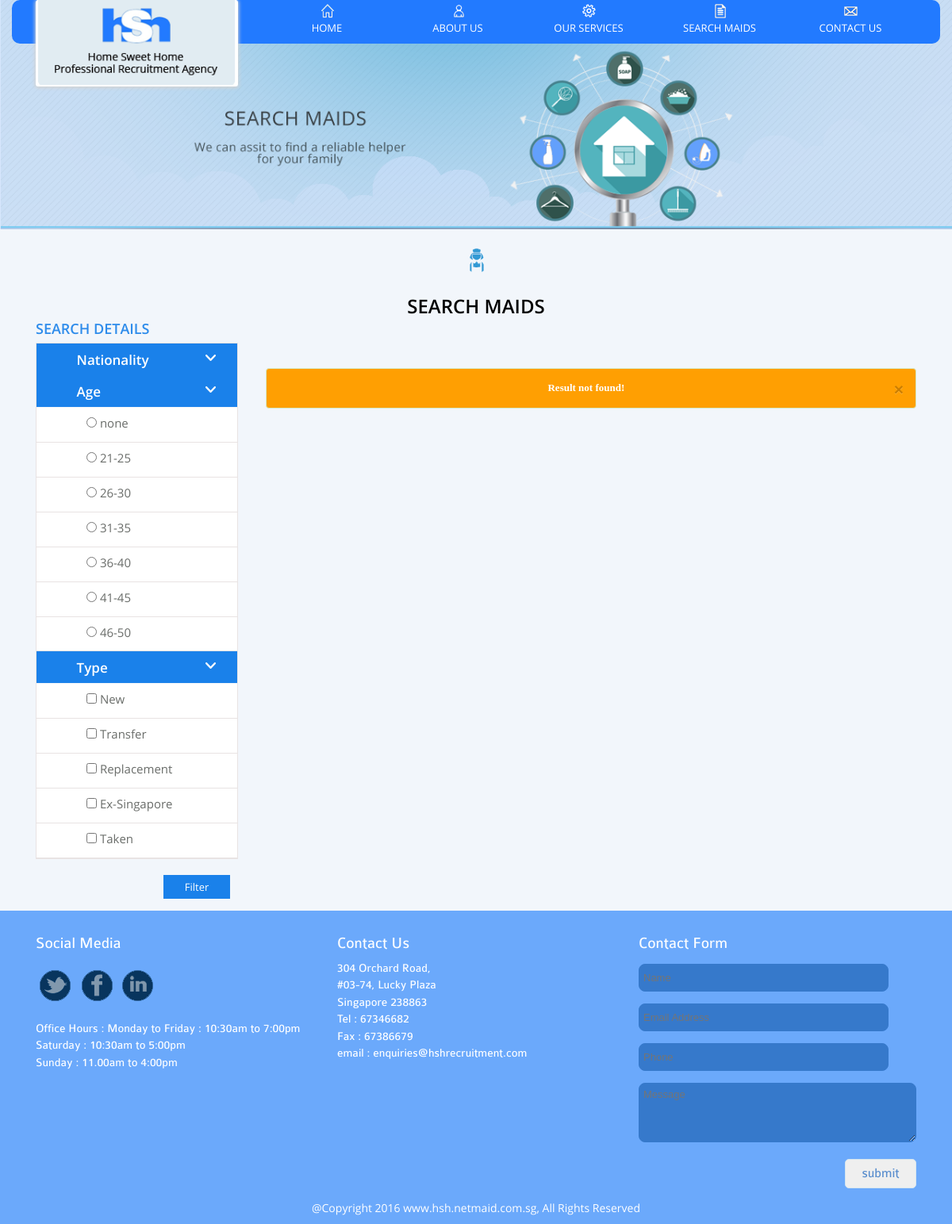
Screenshot of /index.php/filter with the database file from the repository.
### tables this page shows
CREATE TABLE IF NOT EXISTS `maid_pages` (
  `page_id` int(11) NOT NULL AUTO_INCREMENT,
  `page_parent` varchar(50) NOT NULL,
  `page_name` varchar(255) NOT NULL,
  `page_title` text NOT NULL,
  `page_content` text NOT NULL,
  `page_image` varchar(255) NOT NULL,
  `page_created_on` timestamp NOT NULL DEFAULT CURRENT_TIMESTAMP ON UPDATE CURRENT_TIMESTAMP,
  `page_updated_on` timestamp NOT NULL DEFAULT '0000-00-00 00:00:00',
  `page_updated_by` varchar(50) NOT NULL,
  PRIMARY KEY (`page_id`)
);

### application/views/layouts/template.php (called while the page is built, shortened)
<?php
$CI =& get_instance();
$data['favicon'] = $CI->Pages_Model->getFavicon();
$data['sitename'] = $CI->Pages_Model->getSitename();
$data['sitelogo'] = $CI->Pages_Model->getSitelogo();
$this->load->model('Backend/Slider_Model');
$data['sliderData'] = $CI->Slider_Model->getSliderList();
$this->load->view('layouts/header',$data);
?>
<?php $this->load->view($main_content); ?>
<?php
$this->load->view('layouts/footer');
?>

### application/controllers/Filter.php (called while the page is built, shortened)
<?php
	class Filter extends CI_Controller
	{
		function __construct()
		{
			$this->load->library("pagination");
			$this->load->model('Frontend/Filter_Model');
			$this->load->model('Backend/Maids_Model');
			$this->load->model('Backend/Agegroup_Model');
			 $this->load->model('Backend/Type_Model');
		}
		function index()
		{
			$nationality = array();
			$typemaids = array();
			$age = array();
			$url="";
			$curl = curl_init();
			$result = curl_exec($curl);
			$result = json_decode($result,true);
			$config = array();
			$config["base_url"] = base_url() . "maid/search_result?".$url;
			$config["total_rows"] = $result?$result['meta']['pagination']['total']:1;
			$config["per_page"] = 6;
			$config["uri_segment"] = 2;
	        $config['use_page_numbers'] = TRUE;
			$config['first_link'] = FALSE;
			$config['last_link'] = FALSE;
			$config['page_query_string'] = TRUE;
			$config['cur_tag_open'] = '&nbsp;<a class="current">';
			$config['cur_tag_close'] = '</a>';
			$config['next_link'] = 'Next';
			$config['prev_link'] = 'Previous';
			$config['first_link'] = 'First';
			$config['last_link'] = 'Last';
			$this->pagination->initialize($config);
			$data["links"] = $this->pagination->create_links();
			$data["filter_result"] = $result['data'];
			$data['nationality'] = $nationality ;
			$data['checktypes'] =$typemaids;
			$data['ages'] = $age;
			$data['main_content'] = 'filter';
			$this->load->view('layouts/template',$data);
		}
	}
?>

### index.php (called while the page is built, shortened)
<?php
require_once BASEPATH.'core/CodeIgniter.php';

### application/models/Pages_Model.php (called while the page is built, shortened)
<?php
	class Pages_Model extends CI_Model
	{
		function getSitelogo()
		{
			$query = $this->db->where('page_parent','site_logo')
					 ->get('maid_pages')->first_row('array');
			return $query;
		}
		public function returnbycondistring($selectname='',$table='',$condi='',$para=''){
			$sql = sprintf("select %s from %s where %s='%s'",$selectname,$table,$condi,$para);
			$query = $this->db->query($sql);
			$returnname = '';
			if($query->result_array()){
				$data = $query->result_array();
				$data = array_shift($data);
				$returnname = $data[$selectname];
			}
			return $returnname;
		}
	}
?>

### application/views/filter.php (the view, shortened to what this page needs)
<link rel="stylesheet" href="<?php echo base_url(); ?>css/search_maids.css" />
<div class="container-fluid homepagebanner">
<?php
	$path = $this->Pages_Model->returnbycondistring('page_image','maid_pages','page_parent',	'maid_banner')
?>
<img src="<?php echo base_url(). 'uploads/banner/' . $path; ?>" class="img-responsive">
</div>
<div class="container menu">
<div class="col-md-3 col-sm-3 col-xs-12">
	<div class="logoimage">
		<?php
		if ($sitelogo['page_image']) { ?>
			<a href="<?php echo base_url(); ?>"><img class="img-responsive" src="<?php echo base_url(). 'uploads/' . $sitelogo['page_image']; ?>" /></a>
		<?php }else{ ?>
			<a href="<?php echo base_url(); ?>"><img class="img-responsive" src="<?php echo base_url(); ?>assets/images/logo.png" /></a>
		<?php } ?>
	</div>
</div>
<?php include('menu.php'); ?>
</div>
<div class="container searchmaid">
		<img class="img-responsive aboutuswelcome" src="<?php echo base_url(); ?>assets/images/home-content.png" />
		<h3>SEARCH MAIDS</h3>
</div>
<div class="container content">
	<div class="col-xs-12 col-sm-3 col-md-3 sidebar">
		<div class="quick-search">
				<h4>SEARCH DETAILS</h4>
		</div>
	<form method="get" action="<?php echo base_url();?>index.php/maid/search_result" enctype="multipart/form-data">
		<div class="filter-wrap">
			<div class="filter-hd">
				<h5 class="filter-tit">Nationality</h5>
				<img src="<?php echo base_url();?>assets/images/show-hide.png" class="search-drop"/>
			</div>
		</div>
		<div class="filter-wrap">
			<div class="filter-hd">
				<h5 class="filter-tit">Age</h5>
				<img src="<?php echo base_url();?>assets/images/show-hide.png" class="search-drop"/>
			</div>
			<div class="filter filter1">
			    <?php $ageList = array(
					array('age_start'=>'21','age_end'=>'25'),
					array('age_start'=>'26','age_end'=>'30'),
					array('age_start'=>'31','age_end'=>'35'),
					array('age_start'=>'36','age_end'=>'40'),
					array('age_start'=>'41','age_end'=>'45'),
					array('age_start'=>'46','age_end'=>'50')
					);?>
				<div class="divider">
				<input type="radio" name="age[]" id="filter_age" value=""> <label><?php echo 'none'; ?></label>
				</div>
				<?php foreach($ageList as $age) { ?>
				<?php $age = $age['age_start'] . '-' . $age['age_end']; ?>
				<div class="divider">
				<input type="radio"
				name="age[]" id="filter_age" value="<?php echo $age; ?>"> <label><?php echo $age; ?></label>
				</div>
				<?php } ?>
			</div>
		</div>
		<div class="filter-wrap">
			<div class="filter-hd">
				<h5 class="filter-tit">Type</h5>
				<img src="<?php echo base_url();?>assets/images/show-hide.png" class="search-drop"/>
			</div>
			<div class="filter filter1">
				 <?php
				$maidtypelist = array("New"=>"New","Transfer"=>"Transfer","Replacement"=>"Replacement","Ex-Singapore"=>"Ex-Singapore","Taken"=>"Taken");
				foreach($maidtypelist as $key=>$value):
				?>
				<div class="divider">
				<input type="checkbox" name="type[]" id="filter_type_maid" <?php
						?> value="<?php echo $key; ?>"> <label><?php echo $value; ?></label>
				</div>
				<?php
				endforeach;
				?>
			</div>
		</div>
		<div class="btndivider"><button type="submit" class="searchbtn">Filter</button></div>
	</form>
	</div>
	<div class="col-xs-12 col-sm-9 col-md-9 right-content">
		<div class="col-md-12 searchmaid">
		<?php if($filter_result) {?>
		<?php foreach($filter_result as $data) { ?>
			<div class="col-md-4 col-sm-6 col-xs-12 maidimg">
				<div class="border">
					<div class="col-md-5 col-sm-6 col-xs-6 searchmaid-img">
					<a href="<?php echo base_url(); ?>maid/maid_detail/<?php echo $data['id']; ?>">
					<?php
					 if($data['image']){
					?>
					 <img src="<?php echo $data['image']; ?>" />
					<?php
					 }else{
					 ?>
					  <img style="width:100%;height:auto;" src="<?php echo base_url(). 'assets/images/default_maid.png'; ?>" />
					<?php
					 }
					 ?>
					</a>
					</div>
					<div class="col-md-7 col-sm-6 col-xs-6 searchmaidtxt">
					<h3><?php echo $data['name'];?></h3>
					<div class="searchmaid-info">
						<p><span class="tit">AGE : <?php echo $data['age'];?> yrs</p></span>
						<p><span class="tit">COUNTRY : <?php echo $data['country']['data']['name']; ?></p></span>
						<p><span class="tit">TYPE : <?php echo $data['type']; ?></p></span>
						<p><span class="tit">SALARY : <span class="salary"><?php echo $data['expected_salary'];?></span></p></span>
						<p><span class="tit">AVAILABLE: <?php echo $data['availability'];?></p></span>
					</div>
					</div>
					<div class="viewbtn-wrap"><a href="<?php echo base_url(); ?>maid/maid_detail/<?php echo $data['id']; ?>" class="view-detail">view Details</a></div>
				</div>
			</div>
		<?php }
		}else{ ?>
					<div class="col-md-12">
							<div class="alert alert-success fade in" style="text-align:center;background-color:#ff9f02;margin-top:55px;">
								<a href="#" class="close" data-dismiss="alert">&times;</a>
								<strong style="text-align: center;font-family: 'Opensans';font-weight: bold;color:#fff;">Result not found!</strong>
							</div>
					</div>
		<?php } ?>
		</div>
		<div class="col-md-12 col-xs-12 col-sm-12 pagination">
		</div>
	</div>
 </div>

### application/views/layouts/footer.php (shortened to what this page needs)
<div class="footer">
	<div class="container footersection">
	<div class="col-md-4 col-sm-4 col-xs-12 social">
	<h4>Social Media</h4>
	<div class=socials">
	<?php
		$twitter = $this->Pages_Model->returnbycondistring('page_title','maid_pages','page_parent','contact_social')
	?>
	<a href="<?php echo $twitter;?>" target="_blank">
	<img src="<?php echo base_url(). 'assets/images/twitter.png' ; ?>" />
	</a>
	<?php
		$facebook = $this->Pages_Model->returnbycondistring('page_name','maid_pages','page_parent','contact_social')
	?>
	<a href="<?php echo $facebook;?>" target="_blank">
	<img src="<?php echo base_url(). 'assets/images/facebook.png' ; ?>" />
	</a>
	<?php
		$linkedin = $this->Pages_Model->returnbycondistring('page_content','maid_pages','page_parent','contact_social');
	?>
	<a href="<?php echo $linkedin; ?>" target="_blank">
	<img src="<?php echo base_url(). 'assets/images/linked.png' ; ?>" />
	</a>
	</div>
	<div class="ftofficehours">
	<?php
		$officehours = $this->Pages_Model->returnbycondistring('page_title','maid_pages','page_parent','main_branch');
	?>
	<?php echo 'Office Hours : '.nl2br($officehours); ?>
	</div>
	</div>
	<div class="col-md-4 col-sm-4 col-xs-12 contact">
	<h4>Contact Us</h4>
	<div class="ftofficeaddress">
	<div>
	<?php
		$officeAddress = $this->Pages_Model->returnbycondistring('page_content','maid_pages','page_parent','main_branch');
		echo nl2br($officeAddress);
	?>
	</div>
	<div>
	<?php
		$officeTel = $this->Pages_Model->returnbycondistring('page_updated_by','maid_pages','page_parent','main_branch');
		echo 'Tel : '.nl2br($officeTel);
	?>
	</div>
	<div>
	<?php
		$officeFax = $this->Pages_Model->returnbycondistring('page_name','maid_pages','page_parent','main_branch');
		echo 'Fax : '.nl2br($officeFax);
	?>
	</div>
	<div>
	<?php
		$officeEmail = $this->Pages_Model->returnbycondistring('page_image','maid_pages','page_parent','main_branch');
		echo 'email : '.nl2br($officeEmail);
	?>
	</div>
	</div>
	</div>
	<div class="col-md-4 col-sm-4 col-xs-12 frmcontact">
	<h4>Contact Form</h4>
	<form action="<?php echo base_url() ?>Pages/mailsend" method="post" enctype="multipart/form-data">
	<div class="divider">
	<input type="text" required name="txtname" class="frmtxt" placeholder="Name"></input>
	</div>
	<div class="divider">
	<input type="email" required name="txtemail" class="frmtxt" placeholder="Email Address"></input>
	</div>
	<div class="divider">
	<input type="phone" required id="tele" name="txtphone" class="frmtxt" placeholder="Phone"></input>
	</div>
	<div class="divider">
	<textarea name="txtmessage" required class="frmarea" placeholder="Message"></textarea>
	</div>
	<div class="divider">
	<input type="submit" class="btnsubmit" name="submit" value="submit"></input>
	</div>
	</form>
	</div>
	<div class="col-md-12 col-sm-12 col-xs-12 reserved">
	<span>@Copyright <?php echo date('Y'); ?> www.hsh.netmaid.com.sg, All Rights Reserved</span>
	</div>
	</div>
</div>
</body>
</html>

### css/style.css (style rules this page uses)
* { margin: 0px; padding: 0px; outline: 0px; }
body { font-family:Helvetica,Arial,Sans-serif; font-size:13px; color:#555; background-color:#f2f6fb; }
.homepagebanner { padding-left:0px; padding-right:0px; }
.homepagebanner img { width: 100%; height: auto; }
.menu { background-color: #227aff; height: 55px; position: absolute; left: 0px; right: 0px; margin-left: auto; margin-right: auto; top: 0px; border-radius:10px; }
.logoimage { border-style: solid; border-width: 0px 2px 2px; border-color: #fff; border-radius: 3px; box-shadow: 0px 1px 4px 1px #d3d3d3; }
.footer { width:100%; padding:0px; background-color:#6ba9fb; overflow:hidden; }
.footersection { margin-top:15px; margin-bottom:15px; height:100px; }
.footersection h4 { font-family: Colaborate-Regular; margin-top: 15px; margin-bottom: 10px; color: #fff; font-size: 20px; }
.social a,.social a:hover,.social a:active,.social a:focus { outline:0px; text-decoration:none; }
.ftofficehours { font-family: Colaborate-Regular; color: #fff; font-size: 15px; margin-top: 10px; margin-bottom: 20px; }
.ftofficeaddress { font-family: Colaborate-Regular; color: #fff; font-size: 15px; margin-top: 10px; margin-bottom: 20px; }
.frmcontact .divider { display:block; margin-top:15px; margin-bottom:5px; overflow:hidden; }
.frmcontact .frmtxt { width: 90%; border: 1px solid #3679cb; background-color: #3679cb; padding: 5px; border-radius: 8px; height: 35px; color:#fff; }
.frmcontact .frmarea { width: 100%; border: 1px solid #3679cb; background-color: #3679cb; padding: 5px; border-radius: 8px; height: 75px; color:#fff; }
.frmcontact .btnsubmit { width: 90px; height: 37px; font-family: Colaborate-Regular; color: #578ccd; font-size: 17px; float: right; border-radius: 5px; border: 1px solid #d6e6ef; }
.reserved { text-align: center; margin-top: 10px; margin-bottom: 10px; color: #fff; font-size: 14px; font-family: OpenSans-Regular; }

### css/search_maids.css (style rules this page uses)
.sidebar { margin-top: -14px; }
.quick-search h4 { font-family: 'OpenSans-Semibold'; color:#2e8ceb; }
.filter-wrap { border: 1px solid #E8E3E3; margin-top: -3px; }
.filter-hd h5 { margin-top: 0px; padding-top: 12px; height: 40px; padding-left: 20%; color: #fff; font-family: OpenSans-Semibold; font-weight: bold; font-size: 17px; }
.filter-hd { background-color: #1a81ea; position:relative; }
.filter.filter1 { background-color: #fff; margin-top:-9px; }
.filter .divider { border-bottom: 1px solid #E8E3E3; min-height: 38px; padding-left: 25%; }
.divider label { line-height: 38px; padding-left: 0px; font-family: OpenSans-Regular; font-weight: normal; font-size: 15px; color: rgb(106, 109, 106); }
.btndivider { height: 65px; padding-top: 20px; padding-right: 10px; }
.btndivider .searchbtn { float: right; width: 84px; height: 30px; background-color: #1a81ea; border: 1px solid #1a81ea; color: #fff; font-family: OpenSans-Regular; }
.search-drop { position: absolute; top: 3px; right: 17px; }
.pagination { padding-left:15px!important; padding-right:20px!important; text-align:right; }
.searchmaid { overflow: hidden; padding-left: 0px; padding-right: 0px; }
.searchmaid .aboutuswelcome { margin-left: auto; margin-right: auto; margin-top: 15px; margin-bottom: 15px; }
.searchmaid h3 { font-family: OpenSans-Semibold; text-align: center; color: #000; }
.right-content { padding-left: 5px; padding-right: 0px; }

### rows the page displays
maid_pages: page_image (picture)
maid_pages: page_image (picture)
maid_pages: page_title "Monday to Friday : 10:30am to 7:00pm Saturday : 10:30am to 5:00pm Sunday : 11.00am to 4:00pm", page_content "304 Orchard Road, #03-74, Lucky Plaza Singapore 238863", page_updated_by "67346682", page_name "67386679", page_image "enquiries@hshrecruitment.com"

### other values shown
$age "21-25"
$age "26-30"
$age "31-35"
$age "36-40"
$age "41-45"
$age "46-50"
$value "New"
$value "Transfer"
$value "Replacement"
$value "Ex-Singapore"
$value "Taken"
